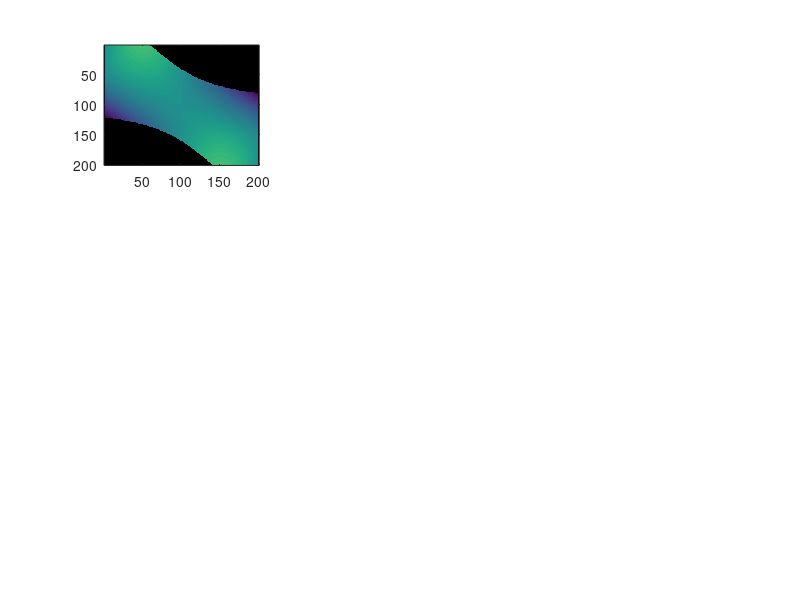

Source code (MATLAB): (Note: this script raises an error after producing the figure.)
% MatLab Script reproducing theoretical example reported in Section 3 of
% the main paper
%==========================================================================
%                          LINEAR GAUSSIAN SYSTEMS (Section 3.1)
%==========================================================================
% Theoretical trends (Fig. 1)
clear; close all; clc
r12 = [-1:0.01:1];
av=[-1:0.01:1];
bv1 = av; % for Fig. 1a
bv = 0.8*ones(1,length(av)); % Fig. 1b
clims_WMS=[-1 1];
delta=nan*ones(length(av),length(r12)); deltaA=delta;
delta1=nan*ones(length(av),length(r12)); deltaA1=delta1;
for ir=1:length(r12)
    r = r12(ir);
    for ia=1:length(av)
        a = av(ia);
        b = bv(ia);
        if -a^2-b^2-2*a*b*r+1>0 && abs(r)<1 % consistency of covariance matrix
            delta(ia,ir)=-r^2*(a^2+b^2)-2*a*b*r; % Eq. (23)
        end
        b1 = bv1(ia);
        if -a^2-b1^2-2*a*b1*r+1>0 && abs(r)<1 % consistency of covariance matrix
            delta1(ia,ir)=-r^2*(a^2+b1^2)-2*a*b1*r; % Eq. (23)
        end
    end
end
deltaA = delta;
deltaA1 = delta1;
Ss = delta-deltaA; %Eq. (19)
Ss1=delta1-deltaA1; 
%% Plot (Fig.1a-b)
figure;
% Delta, Delta A ed S_s
PAR={'delta','deltaA','Ss'};
PAR1={'delta1','deltaA1','Ss1'};
tit={'\Delta','\Delta_A','S_s'};
for i=1:size(PAR,2)
    % Fig1a
    subplot(3,3,i)
    tmp=eval(PAR{i});
    h=imagesc(flipud(tmp),clims_WMS);
    colormap([bluewhitered]); colorbar;
    set(gca, 'XTick', linspace(1,length(r12),11), 'XTickLabel', linspace(-1,1,11))
    set(gca, 'YTick', linspace(1,length(av),11), 'YTickLabel', linspace(1,-1,11))
    set(h,'alphadata',~isnan(flipud(tmp)));
    set(gca,'color',[0.3 0.3 0.3]);
    xlabel('r_{12}')
    ylabel('a')
    TIT=sprintf('%s [a.u.]',tit{i});
    title(TIT);
    % Fig1b
    subplot(3,3,i+3)
    tmp1=eval(PAR1{i});
    h1=imagesc(flipud(tmp1),clims_WMS);
    colormap([bluewhitered]); colorbar;
    set(gca, 'XTick', linspace(1,length(r12),11), 'XTickLabel', linspace(-1,1,11))
    set(gca, 'YTick', linspace(1,length(av),11), 'YTickLabel', linspace(1,-1,11))
    set(h1,'alphadata',~isnan(flipud(tmp1)));
    set(gca,'color',[0.3 0.3 0.3]);
    xlabel('r_{12}')
    ylabel('a')
    TIT=sprintf('%s [a.u.]',tit{i});
    title(TIT);
end

%==========================================================================
%                         NON-LINEAR SYSTEM (Section 3.2)
%==========================================================================
% Theoretical trends (Fig. 1c)
r12 = [-1:0.01:1];
cv=[-1:0.01:1];
clims_WMS=[-1 1];
delta=nan*ones(length(cv),length(r12)); deltaA=delta; Ss=delta;
for ir=1:length(r12)
    r = r12(ir);
    for ia=1:length(cv)
        c = cv(ia);
    
        if abs(r)<1 % consistency of Covariance matrix
            delta(ia,ir) = c^2*(1-3*r^2); % Eq.(24)
            deltaA(ia,ir) = c^2*(1-3*r^2)-(c^2*(1-r^2)^2/(1+r^2)); % Eq.(25)
            Ss(ia,ir) = (c^2*(1-r^2)^2/(1+r^2)); % Eq.(26)
        end
    end
end

for i=1:size(PAR,2)
    % Fig1c
    subplot(3,3,i+6)
    tmp=eval(PAR{i});
    h=imagesc(flipud(tmp),clims_WMS);
    colormap([bluewhitered]); colorbar;
    set(gca, 'XTick', linspace(1,length(r12),11), 'XTickLabel', linspace(-1,1,11))
    set(gca, 'YTick', linspace(1,length(cv),11), 'YTickLabel', linspace(1,-1,11))
    set(h,'alphadata',~isnan(flipud(tmp)));
    set(gca,'color',[0.3 0.3 0.3]);
    xlabel('r_{12}')
    ylabel('c')
    TIT=sprintf('%s [a.u.]',tit{i});
    title(TIT);
end
